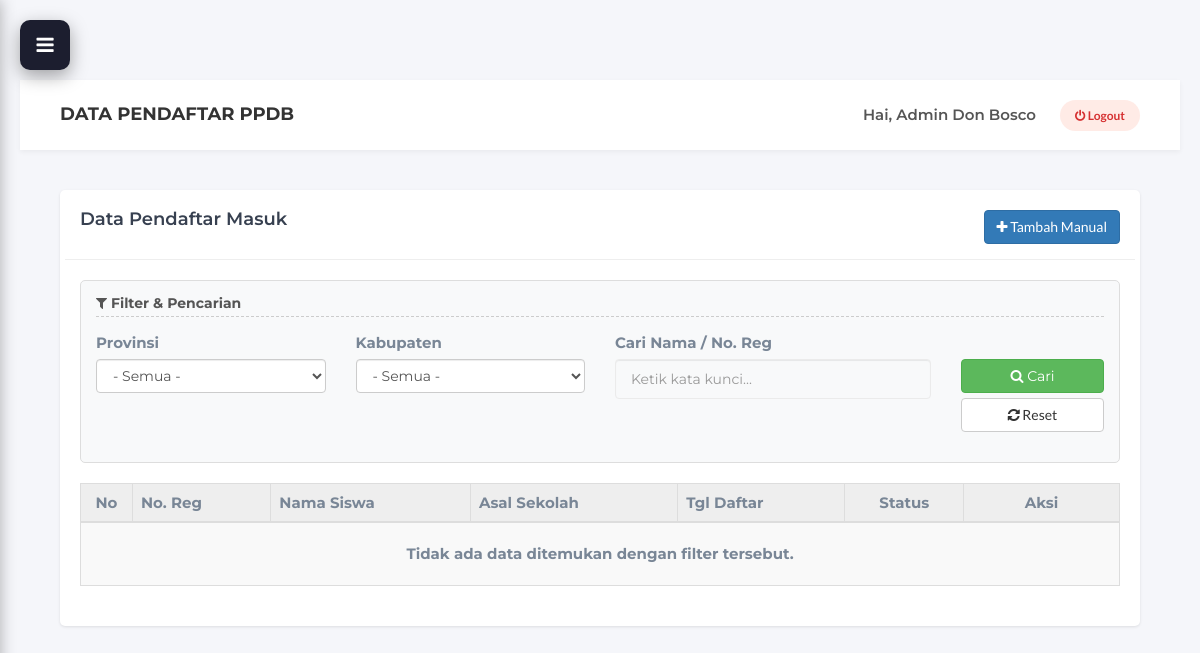
The app's page /admin/pendaftar_ppdb.php (signed in), older data.
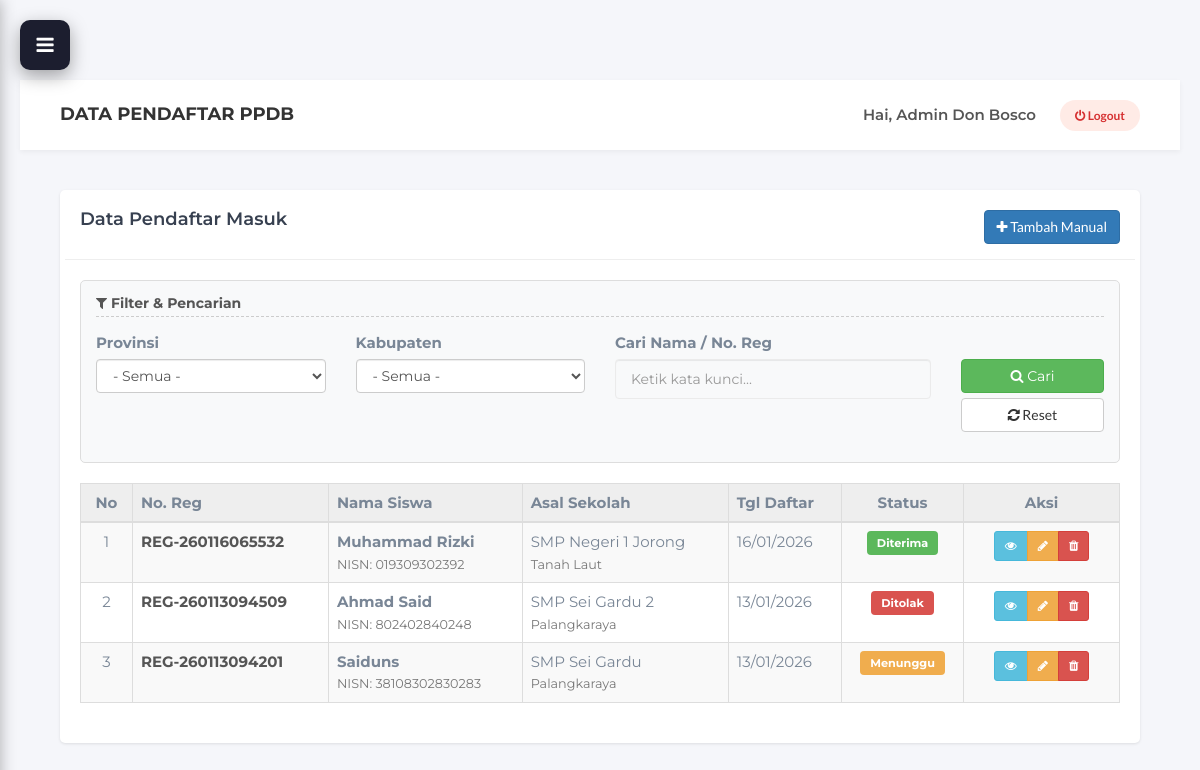
The same page, newer data.
### tables this page shows
CREATE TABLE `pendaftar_ppdb` (
  `id_pendaftar` int NOT NULL,
  `no_registrasi` varchar(20) DEFAULT NULL,
  `nisn` varchar(20) NOT NULL,
  `nama_lengkap` varchar(100) NOT NULL,
  `tempat_lahir` varchar(50) NOT NULL,
  `tanggal_lahir` date NOT NULL,
  `jenis_kelamin` enum('Laki-Laki','Perempuan') NOT NULL,
  `agama` varchar(20) NOT NULL,
  `alamat_lengkap` text NOT NULL,
  `no_hp_siswa` varchar(20) NOT NULL,
  `email_siswa` varchar(100) NOT NULL,
  `no_kk` varchar(20) NOT NULL,
  `nik` varchar(20) NOT NULL,
  `no_akte_lahir` varchar(50) NOT NULL,
  `npsn_smp` varchar(20) NOT NULL,
  `nama_sekolah_asal` varchar(100) NOT NULL,
  `provinsi_smp` varchar(50) NOT NULL,
  `kabupaten_smp` varchar(50) NOT NULL,
  `kecamatan_smp` varchar(50) NOT NULL,
  `foto_siswa` varchar(255) DEFAULT NULL,
  `tanggal_daftar` datetime DEFAULT CURRENT_TIMESTAMP,
  `status_seleksi` enum('Menunggu','Diterima','Ditolak','Cadangan') DEFAULT 'Menunggu'
);

### controllers/AdminPPDBController.php (called while the page is built, shortened)
<?php
require_once __DIR__ . '/../models/PPDBModel.php';
class AdminPPDBController {
    public function indexPendaftar() {
        $ppdbModel = new PPDBModel();
        $filters = [
            'provinsi'  => isset($_GET['provinsi']) ? $_GET['provinsi'] : '',
            'kabupaten' => isset($_GET['kabupaten']) ? $_GET['kabupaten'] : '',
            'keyword'   => isset($_GET['q']) ? $_GET['q'] : ''
        ];
        $data_pendaftar = $ppdbModel->getAllPendaftar($filters);
        require_once '../views/admin/template/header.php';
        require_once '../views/admin/template/sidebar.php';
        require_once '../views/admin/pendaftar_ppdb.php';
        require_once '../views/admin/template/footer.php';
    }
}
?>

### models/PPDBModel.php (called while the page is built, shortened)
<?php
require_once 'Database.php';
class PPDBModel extends Database {
    public function getAllPendaftar($input = null) {
        $sql = "SELECT * FROM pendaftar_ppdb WHERE 1=1";
        $sql .= " ORDER BY tanggal_daftar DESC";
        $result = $this->query($sql);
        $data = [];
        if ($result) {
            while ($row = mysqli_fetch_assoc($result)) {
                $data[] = $row;
            }
        }
        return $data;
    }
}
?>

### models/Database.php (called while the page is built, shortened)
<?php
require_once __DIR__ . '/../Koneksi Database/koneksi.php';
class Database {
    protected $koneksi;
    public function __construct() {
        global $koneksi;
        $this->koneksi = $koneksi;
    }
    public function query($sql) {
        return mysqli_query($this->koneksi, $sql);
    }
}
?>

### views/admin/pendaftar_ppdb.php (the view, shortened to what the rows shown need)
<?php
$rootPath = dirname(__DIR__, 2);
require_once $rootPath . '/models/PPDBModel.php';
$ppdbModel = new PPDBModel();
$aksi = isset($_GET['aksi']) ? $_GET['aksi'] : 'index';
$data_pendaftar = $ppdbModel->getAllPendaftar($_GET);
require_once 'template/header.php';
require_once 'template/sidebar.php';
?>
<div class="main-content">
    <div class="content-wrapper">
        <?php
        if ($aksi == 'tambah'):
        ?>
            <div class="row">
                <div class="col-md-12">
                    <div class="card-box" style="background: #fff; padding: 25px; border-radius: 5px; box-shadow: 0 1px 3px rgba(0,0,0,0.1);">
                        <div class="row">
                            <div class="col-md-6"><h4><i class="fa fa-plus-circle"></i> Tambah Data Siswa Baru</h4></div>
                            <div class="col-md-6 text-right"><a href="pendaftar_ppdb.php" class="btn btn-default">Batal</a></div>
                        </div>
                        <hr>
                        <form action="pendaftar_ppdb.php?aksi=proses_tambah" method="POST" enctype="multipart/form-data">
                            <div class="row">
                                <div class="col-md-6">
                                    <h5 style="border-bottom: 2px solid #007bff; padding-bottom: 5px; margin-bottom: 15px;"><i class="fa fa-user"></i> Data Pribadi</h5>
                                    <div class="form-group">
                                        <label>NISN <span class="text-danger">*</span></label>
                                        <input type="number" name="nisn" class="form-control" placeholder="Masukkan NISN" required>
                                    </div>
                                    <div class="form-group">
                                        <label>Nama Lengkap <span class="text-danger">*</span></label>
                                        <input type="text" name="nama_lengkap" class="form-control" placeholder="Masukkan nama lengkap" required>
                                    </div>
                                    <div class="row">
                                        <div class="col-md-6">
                                            <div class="form-group">
                                                <label>Tempat Lahir <span class="text-danger">*</span></label>
                                                <input type="text" name="tempat_lahir" class="form-control" placeholder="Kota/Kabupaten" required>
                                            </div>
                                        </div>
                                        <div class="col-md-6">
                                            <div class="form-group">
                                                <label>Tanggal Lahir <span class="text-danger">*</span></label>
                                                <input type="date" name="tanggal_lahir" class="form-control" required>
                                            </div>
                                        </div>
                                    </div>
                                    <div class="form-group">
                                        <label>Jenis Kelamin <span class="text-danger">*</span></label>
                                        <select name="jenis_kelamin" class="form-control" required>
                                            <option value="">- Pilih -</option>
                                            <option value="Laki-laki">Laki-laki</option>
                                            <option value="Perempuan">Perempuan</option>
                                        </select>
                                    </div>
                                    <div class="form-group">
                                        <label>Agama <span class="text-danger">*</span></label>
                                        <select name="agama" class="form-control" required>
                                            <option value="">- Pilih -</option>
                                            <option value="Islam">Islam</option>
                                            <option value="Kristen">Kristen</option>
                                            <option value="Katolik">Katolik</option>
                                            <option value="Hindu">Hindu</option>
                                            <option value="Buddha">Buddha</option>
                                            <option value="Konghucu">Konghucu</option>
                                        </select>
                                    </div>
                                    <div class="form-group">
                                        <label>Alamat Lengkap <span class="text-danger">*</span></label>
                                        <textarea name="alamat_lengkap" class="form-control" rows="3" placeholder="Jalan, RT/RW, Kelurahan, Kecamatan" required></textarea>
                                    </div>
                                </div>
                                <div class="col-md-6">
                                    <h5 style="border-bottom: 2px solid #28a745; padding-bottom: 5px; margin-bottom: 15px;"><i class="fa fa-phone"></i> Kontak & Berkas</h5>
                                    <div class="form-group">
                                        <label>No HP Siswa</label>
                                        <input type="text" name="no_hp_siswa" class="form-control" placeholder="08xxxxxxxxxx">
                                    </div>
                                    <div class="form-group">
                                        <label>Email Siswa</label>
                                        <input type="email" name="email_siswa" class="form-control" placeholder="email@example.com">
                                    </div>
                                    <div class="form-group">
                                        <label>No. Kartu Keluarga (KK) <span class="text-danger">*</span></label>
                                        <input type="text" name="no_kk" class="form-control" placeholder="16 digit" required>
                                    </div>
                                    <div class="form-group">
                                        <label>NIK (Nomor Induk Kependudukan) <span class="text-danger">*</span></label>
                                        <input type="text" name="nik" class="form-control" placeholder="16 digit" required>
                                    </div>
                                    <div class="form-group">
                                        <label>No. Akte Lahir <span class="text-danger">*</span></label>
                                        <input type="text" name="no_akte_lahir" class="form-control" placeholder="Nomor akte kelahiran" required>
                                    </div>
                                    <div class="form-group">
                                        <label>Foto Siswa</label>
                                        <input type="file" name="foto_siswa" class="form-control" accept="image/*">
                                        <small class="text-muted">Format: JPG, PNG, JPEG (Max 2MB)</small>
                                    </div>
                                    <h5 style="border-bottom: 2px solid #ffc107; padding-bottom: 5px; margin-bottom: 15px; margin-top: 25px;"><i class="fa fa-graduation-cap"></i> Data Sekolah Asal</h5>
                                    <div class="form-group">
                                        <label>Nama Sekolah Asal (SMP/MTs) <span class="text-danger">*</span></label>
                                        <input type="text" name="nama_sekolah_asal" class="form-control" placeholder="Nama lengkap sekolah" required>
                                    </div>
                                    <div class="form-group">
                                        <label>NPSN Sekolah Asal</label>
                                        <input type="text" name="npsn_smp" class="form-control" placeholder="8 digit NPSN">
                                    </div>
                                    <div class="form-group">
                                        <label>Provinsi Sekolah Asal <span class="text-danger">*</span></label>
                                        <input type="text" name="provinsi_smp" class="form-control" placeholder="Nama provinsi" required>
                                    </div>
                                    <div class="form-group">
                                        <label>Kabupaten/Kota Sekolah Asal <span class="text-danger">*</span></label>
                                        <input type="text" name="kabupaten_smp" class="form-control" placeholder="Nama kabupaten/kota" required>
                                    </div>
                                    <div class="form-group">
                                        <label>Kecamatan Sekolah Asal <span class="text-danger">*</span></label>
                                        <input type="text" name="kecamatan_smp" class="form-control" placeholder="Nama kecamatan" required>
                                    </div>
                                </div>
                            </div>
                            <hr>
                            <div class="text-center">
                                <button type="submit" class="btn btn-primary btn-lg" style="min-width: 200px;"><i class="fa fa-save"></i> Simpan Data</button>
                                <a href="pendaftar_ppdb.php" class="btn btn-default btn-lg" style="min-width: 150px;">Batal</a>
                            </div>
                        </form>
                    </div>
                </div>
            </div>
        <?php
        else: ?>
        <div class="card-box" style="background: #fff; padding: 20px; border-radius: 5px; box-shadow: 0 1px 3px rgba(0,0,0,0.1);">
                <div class="table-responsive">
                    <table class="table table-hover table-striped table-bordered">
                        <thead>
                            <tr style="background: #eee;">
                                <th width="5%" class="text-center">No</th>
                                <th>No. Reg</th>
                                <th>Nama Siswa</th>
                                <th>Asal Sekolah</th>
                                <th>Tgl Daftar</th>
                                <th class="text-center">Status</th>
                                <th width="15%" class="text-center">Aksi</th>
                            </tr>
                        </thead>
                        <tbody>
                            <?php
                            $no = 1;
                            if (!empty($data_pendaftar)) {
                                foreach ($data_pendaftar as $d) {
                                    $badge_color = 'warning';
                                    if($d['status_seleksi'] == 'Diterima') $badge_color = 'success';
                                    if($d['status_seleksi'] == 'Ditolak') $badge_color = 'danger';
                            ?>
                            <tr>
                                <td class="text-center"><?php echo $no++; ?></td>
                                <td>
                                    <span style="font-weight:bold; color: #555;"><?php echo $d['no_registrasi']; ?></span>
                                </td>
                                <td>
                                    <strong><?php echo htmlspecialchars($d['nama_lengkap']); ?></strong> <br>
                                    <small class="text-muted">NISN: <?php echo $d['nisn']; ?></small>
                                </td>
                                <td>
                                    <?php echo htmlspecialchars($d['nama_sekolah_asal']); ?><br>
                                    <small class="text-muted"><?php echo $d['kabupaten_smp']; ?></small>
                                </td>
                                <td><?php echo date('d/m/Y', strtotime($d['tanggal_daftar'])); ?></td>
                                <td class="text-center">
                                    <span class="label label-<?php echo $badge_color; ?>" style="padding: 5px 10px; border-radius: 4px; color: #fff; background-color: <?php echo ($badge_color == 'warning' ? '#f0ad4e' : ($badge_color == 'success' ? '#5cb85c' : '#d9534f')); ?>;">
                                        <?php echo $d['status_seleksi']; ?>
                                    </span>
                                </td>
                                <td class="text-center">
                                    <div class="btn-group">
                                        <a href="pendaftar_ppdb.php?aksi=detail&id=<?php echo $d['id_pendaftar']; ?>" class="btn btn-sm btn-info" title="Lihat"><i class="fa fa-eye"></i></a>
                                        <a href="pendaftar_ppdb.php?aksi=edit&id=<?php echo $d['id_pendaftar']; ?>" class="btn btn-sm btn-warning" title="Edit"><i class="fa fa-pencil"></i></a>
                                        <a href="pendaftar_ppdb.php?aksi=hapus&id=<?php echo $d['id_pendaftar']; ?>" class="btn btn-sm btn-danger" onclick="return confirm('Hapus?')" title="Hapus"><i class="fa fa-trash"></i></a>
                                    </div>
                                </td>
                            </tr>
                            <?php
                                }
                            } else {
                                echo "<tr><td colspan='7' class='text-center' style='padding: 20px; font-weight: bold;'>Tidak ada data ditemukan dengan filter tersebut.</td></tr>";
                            }
                            ?>
                        </tbody>
                    </table>
                </div>
        </div>
        <?php endif; ?>
    </div>
</div>
<?php require_once 'template/footer.php'; ?>

Row changes from the older to the newer data that the page shows:
added pendaftar_ppdb: no_registrasi "REG-260116065532", nama_lengkap "Muhammad Rizki", nisn "019309302392", nama_sekolah_asal "SMP Negeri 1 Jorong", kabupaten_smp "Tanah Laut", tanggal_daftar "16/01/2026", status_seleksi "Diterima"
added pendaftar_ppdb: no_registrasi "REG-260113094509", nama_lengkap "Ahmad Said", nisn "802402840248", nama_sekolah_asal "SMP Sei Gardu 2", kabupaten_smp "Palangkaraya", tanggal_daftar "13/01/2026", status_seleksi "Ditolak"
added pendaftar_ppdb: no_registrasi "REG-260113094201", nama_lengkap "Saiduns", nisn "38108302830283", nama_sekolah_asal "SMP Sei Gardu", kabupaten_smp "Palangkaraya", tanggal_daftar "13/01/2026", status_seleksi "Menunggu"
Text that changed along with them:
text no longer shown: "Tidak ada data ditemukan dengan filter tersebut."
